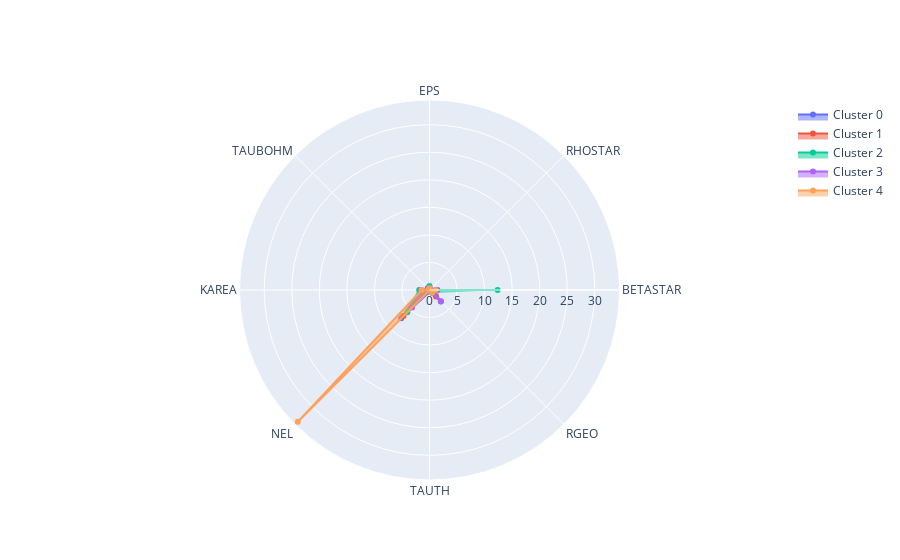

Notebook code cell kept with this figure:
### Code cell
import plotly.graph_objects as go

categories = features
fig = go.Figure()

for i in range(n_clusters):

    fig.add_trace(go.Scatterpolar(
          r=data_cl_mean[f"cluster_{i}"].values,
          theta=categories,
          fill='toself',
          name=f'Cluster {i}'
    ))

fig.show()

### Figure 1 — Plotly figure (JSON) as saved in the notebook; plotly's stock layout.template omitted (floating-point values rounded to 4 significant figures)
{"data": [{"fill": "toself", "name": "Cluster 0", "r": [1.439, 0.003705, 0.3164, 0.4492, 1.564, 7.267, 0.3377, 2.921], "theta": ["BETASTAR", "RHOSTAR", "EPS", "TAUBOHM", "KAREA", "NEL", "TAUTH", "RGEO"], "type": "scatterpolar"}, {"fill": "toself", "name": "Cluster 1", "r": [1.241, 0.006395, 0.3197, 0.1096, 1.58, 6.679, 0.09616, 1.638], "theta": ["BETASTAR", "RHOSTAR", "EPS", "TAUBOHM", "KAREA", "NEL", "TAUTH", "RGEO"], "type": "scatterpolar"}, {"fill": "toself", "name": "Cluster 2", "r": [12.36, 0.01944, 0.7051, 0.008914, 1.878, 5.697, 0.0398, 0.8333], "theta": ["BETASTAR", "RHOSTAR", "EPS", "TAUBOHM", "KAREA", "NEL", "TAUTH", "RGEO"], "type": "scatterpolar"}, {"fill": "toself", "name": "Cluster 3", "r": [1.107, 0.004155, 0.315, 0.1946, 1.529, 4.469, 0.1812, 2.917], "theta": ["BETASTAR", "RHOSTAR", "EPS", "TAUBOHM", "KAREA", "NEL", "TAUTH", "RGEO"], "type": "scatterpolar"}, {"fill": "toself", "name": "Cluster 4", "r": [1.121, 0.006301, 0.3268, 0.2002, 1.425, 33.8, 0.07513, 0.6762], "theta": ["BETASTAR", "RHOSTAR", "EPS", "TAUBOHM", "KAREA", "NEL", "TAUTH", "RGEO"], "type": "scatterpolar"}], "layout": {}}
